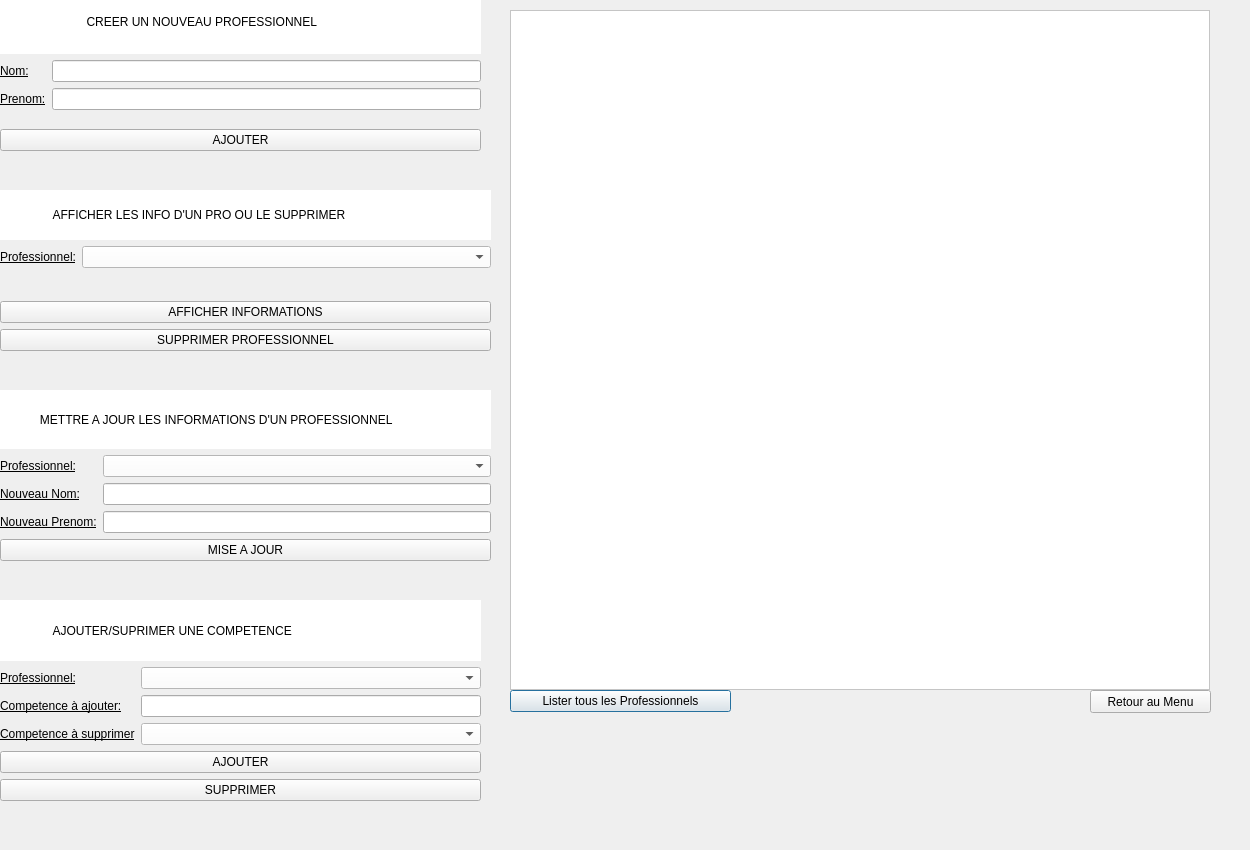
<?xml version="1.0" encoding="UTF-8"?>
<ui version="4.0">
 <class>Professionnel</class>
 <widget class="QDialog" name="Professionnel">
  <property name="geometry">
   <rect>
    <x>0</x>
    <y>0</y>
    <width>1250</width>
    <height>850</height>
   </rect>
  </property>
  <property name="minimumSize">
   <size>
    <width>1250</width>
    <height>850</height>
   </size>
  </property>
  <property name="maximumSize">
   <size>
    <width>1250</width>
    <height>850</height>
   </size>
  </property>
  <property name="windowTitle">
   <string>Dialog</string>
  </property>
  <property name="toolTip">
   <string>&lt;html&gt;&lt;head/&gt;&lt;body&gt;&lt;p&gt;Gérer ici les Professionnels&lt;/p&gt;&lt;/body&gt;&lt;/html&gt;</string>
  </property>
  <property name="styleSheet">
   <string notr="true">/*background-color: qlineargradient(spread:pad, x1:0, y1:0, x2:1, y2:1, stop:1 rgba(0, 255, 150, 255));*/</string>
  </property>
  <widget class="QTableView" name="tableView_client">
   <property name="geometry">
    <rect>
     <x>510</x>
     <y>10</y>
     <width>700</width>
     <height>680</height>
    </rect>
   </property>
   <property name="sizePolicy">
    <sizepolicy hsizetype="Expanding" vsizetype="Expanding">
     <horstretch>0</horstretch>
     <verstretch>0</verstretch>
    </sizepolicy>
   </property>
   <property name="minimumSize">
    <size>
     <width>700</width>
     <height>680</height>
    </size>
   </property>
   <property name="maximumSize">
    <size>
     <width>700</width>
     <height>680</height>
    </size>
   </property>
   <property name="styleSheet">
    <string notr="true">background-color: rgb(255, 255, 255);
color: rgb(0, 0, 0);</string>
   </property>
  </widget>
  <widget class="QPushButton" name="ListerPro">
   <property name="geometry">
    <rect>
     <x>510</x>
     <y>690</y>
     <width>221</width>
     <height>22</height>
    </rect>
   </property>
   <property name="maximumSize">
    <size>
     <width>370</width>
     <height>340</height>
    </size>
   </property>
   <property name="styleSheet">
    <string notr="true"/>
   </property>
   <property name="text">
    <string>Lister tous les Professionnels</string>
   </property>
  </widget>
  <widget class="QPushButton" name="Retour">
   <property name="geometry">
    <rect>
     <x>1090</x>
     <y>690</y>
     <width>121</width>
     <height>23</height>
    </rect>
   </property>
   <property name="styleSheet">
    <string notr="true"/>
   </property>
   <property name="text">
    <string>Retour au Menu</string>
   </property>
  </widget>
  <widget class="QLabel" name="statut">
   <property name="geometry">
    <rect>
     <x>10</x>
     <y>910</y>
     <width>981</width>
     <height>31</height>
    </rect>
   </property>
   <property name="text">
    <string/>
   </property>
  </widget>
  <widget class="QWidget" name="verticalLayoutWidget_2">
   <property name="geometry">
    <rect>
     <x>0</x>
     <y>-10</y>
     <width>481</width>
     <height>161</height>
    </rect>
   </property>
   <layout class="QVBoxLayout" name="verticalLayout_2">
    <item>
     <widget class="QLabel" name="label_3">
      <property name="styleSheet">
       <string notr="true">background-color: qlineargradient(spread:pad, x1:0, y1:0, x2:1, y2:1, stop:0 rgba(255, 255, 255, 255));
color: rgb(0, 0, 0);
font: 75 8pt &quot;MS Shell Dlg 2&quot;;


</string>
      </property>
      <property name="text">
       <string>                          CREER UN NOUVEAU PROFESSIONNEL</string>
      </property>
     </widget>
    </item>
    <item>
     <layout class="QFormLayout" name="formLayout">
      <item row="0" column="0">
       <widget class="QLabel" name="label">
        <property name="styleSheet">
         <string notr="true">font: 75 10pt &quot;MS Shell Dlg 2&quot;;
text-decoration: underline;
color: rgb(0, 0, 0);</string>
        </property>
        <property name="text">
         <string>Nom:</string>
        </property>
       </widget>
      </item>
      <item row="1" column="0">
       <widget class="QLabel" name="label_2">
        <property name="styleSheet">
         <string notr="true">font: 75 10pt &quot;MS Shell Dlg 2&quot;;
color: rgb(0, 0, 0);
text-decoration: underline;</string>
        </property>
        <property name="text">
         <string>Prenom:</string>
        </property>
       </widget>
      </item>
      <item row="1" column="1">
       <widget class="QLineEdit" name="PrenomNouvPro">
        <property name="text">
         <string/>
        </property>
       </widget>
      </item>
      <item row="0" column="1">
       <widget class="QLineEdit" name="nomNouvPro"/>
      </item>
     </layout>
    </item>
    <item>
     <widget class="QPushButton" name="addNewPro">
      <property name="styleSheet">
       <string notr="true"/>
      </property>
      <property name="text">
       <string>AJOUTER</string>
      </property>
     </widget>
    </item>
   </layout>
  </widget>
  <widget class="QWidget" name="verticalLayoutWidget_3">
   <property name="geometry">
    <rect>
     <x>0</x>
     <y>190</y>
     <width>491</width>
     <height>161</height>
    </rect>
   </property>
   <layout class="QVBoxLayout" name="verticalLayout_3">
    <item>
     <widget class="QLabel" name="label_4">
      <property name="styleSheet">
       <string notr="true">background-color: qlineargradient(spread:pad, x1:0, y1:0, x2:1, y2:1, stop:0 rgba(255, 255, 255, 255));
color: rgb(0, 0, 0);
font: 75 8pt &quot;MS Shell Dlg 2&quot;;


</string>
      </property>
      <property name="text">
       <string>                AFFICHER LES INFO D'UN PRO OU LE SUPPRIMER</string>
      </property>
     </widget>
    </item>
    <item>
     <layout class="QFormLayout" name="formLayout_2">
      <item row="0" column="0">
       <widget class="QLabel" name="label_5">
        <property name="styleSheet">
         <string notr="true">font: 75 10pt &quot;MS Shell Dlg 2&quot;;
text-decoration: underline;
color: rgb(0, 0, 0);</string>
        </property>
        <property name="text">
         <string>Professionnel:</string>
        </property>
       </widget>
      </item>
      <item row="0" column="1">
       <widget class="QComboBox" name="comboBox_loadDataPro">
        <property name="styleSheet">
         <string notr="true">background-color: rgb(255, 255, 255);
color: rgb(0, 0, 0);</string>
        </property>
       </widget>
      </item>
     </layout>
    </item>
    <item>
     <widget class="QPushButton" name="consulterInfoPro">
      <property name="styleSheet">
       <string notr="true"/>
      </property>
      <property name="text">
       <string>AFFICHER INFORMATIONS</string>
      </property>
     </widget>
    </item>
    <item>
     <widget class="QPushButton" name="SuppPro">
      <property name="styleSheet">
       <string notr="true"/>
      </property>
      <property name="text">
       <string>SUPPRIMER PROFESSIONNEL</string>
      </property>
     </widget>
    </item>
   </layout>
  </widget>
  <widget class="QWidget" name="verticalLayoutWidget_4">
   <property name="geometry">
    <rect>
     <x>0</x>
     <y>390</y>
     <width>491</width>
     <height>171</height>
    </rect>
   </property>
   <layout class="QVBoxLayout" name="verticalLayout_4">
    <item>
     <widget class="QLabel" name="label_6">
      <property name="styleSheet">
       <string notr="true">background-color: qlineargradient(spread:pad, x1:0, y1:0, x2:1, y2:1, stop:0 rgba(255, 255, 255, 255));
color: rgb(0, 0, 0);
font: 75 8pt &quot;MS Shell Dlg 2&quot;;


</string>
      </property>
      <property name="text">
       <string>            METTRE A JOUR LES INFORMATIONS D'UN PROFESSIONNEL</string>
      </property>
     </widget>
    </item>
    <item>
     <layout class="QFormLayout" name="formLayout_3">
      <item row="0" column="0">
       <widget class="QLabel" name="label_7">
        <property name="styleSheet">
         <string notr="true">font: 75 10pt &quot;MS Shell Dlg 2&quot;;
text-decoration: underline;
color: rgb(0, 0, 0);</string>
        </property>
        <property name="text">
         <string>Professionnel:</string>
        </property>
       </widget>
      </item>
      <item row="0" column="1">
       <widget class="QComboBox" name="comboBox_majInfoPro">
        <property name="styleSheet">
         <string notr="true">background-color: rgb(255, 255, 255);
color: rgb(0, 0, 0);</string>
        </property>
       </widget>
      </item>
      <item row="1" column="0">
       <widget class="QLabel" name="nouveauNomLabel">
        <property name="styleSheet">
         <string notr="true">font: 75 10pt &quot;MS Shell Dlg 2&quot;;
text-decoration: underline;
color: rgb(0, 0, 0);</string>
        </property>
        <property name="text">
         <string>Nouveau Nom:</string>
        </property>
       </widget>
      </item>
      <item row="1" column="1">
       <widget class="QLineEdit" name="NouvNomMajInfoPro">
        <property name="text">
         <string/>
        </property>
       </widget>
      </item>
      <item row="2" column="0">
       <widget class="QLabel" name="nouveauPrenomLabel">
        <property name="styleSheet">
         <string notr="true">font: 75 10pt &quot;MS Shell Dlg 2&quot;;
text-decoration: underline;
color: rgb(0, 0, 0);</string>
        </property>
        <property name="text">
         <string>Nouveau Prenom:</string>
        </property>
       </widget>
      </item>
      <item row="2" column="1">
       <widget class="QLineEdit" name="NouvPrenomMajInfoPro"/>
      </item>
     </layout>
    </item>
    <item>
     <widget class="QPushButton" name="majInfoPro">
      <property name="styleSheet">
       <string notr="true"/>
      </property>
      <property name="text">
       <string>MISE A JOUR</string>
      </property>
     </widget>
    </item>
   </layout>
  </widget>
  <widget class="QWidget" name="verticalLayoutWidget_5">
   <property name="geometry">
    <rect>
     <x>0</x>
     <y>600</y>
     <width>481</width>
     <height>201</height>
    </rect>
   </property>
   <layout class="QVBoxLayout" name="verticalLayout_5">
    <item>
     <widget class="QLabel" name="label_10">
      <property name="styleSheet">
       <string notr="true">background-color: qlineargradient(spread:pad, x1:0, y1:0, x2:1, y2:1, stop:0 rgba(255, 255, 255, 255));
color: rgb(0, 0, 0);
font: 75 8pt &quot;MS Shell Dlg 2&quot;;


</string>
      </property>
      <property name="text">
       <string>                AJOUTER/SUPRIMER UNE COMPETENCE </string>
      </property>
     </widget>
    </item>
    <item>
     <layout class="QFormLayout" name="formLayout_5">
      <item row="0" column="0">
       <widget class="QLabel" name="label_11">
        <property name="styleSheet">
         <string notr="true">font: 75 10pt &quot;MS Shell Dlg 2&quot;;
text-decoration: underline;
color: rgb(0, 0, 0);</string>
        </property>
        <property name="text">
         <string>Professionnel:</string>
        </property>
       </widget>
      </item>
      <item row="0" column="1">
       <widget class="QComboBox" name="comboBox_ProAddSuppCpt">
        <property name="styleSheet">
         <string notr="true">background-color: rgb(255, 255, 255);
color: rgb(0, 0, 0);</string>
        </property>
       </widget>
      </item>
      <item row="1" column="0">
       <widget class="QLabel" name="nouveauNomLabel_3">
        <property name="styleSheet">
         <string notr="true">font: 75 10pt &quot;MS Shell Dlg 2&quot;;
text-decoration: underline;
color: rgb(0, 0, 0);</string>
        </property>
        <property name="text">
         <string>Competence à ajouter:</string>
        </property>
       </widget>
      </item>
      <item row="1" column="1">
       <widget class="QLineEdit" name="cptToAdd">
        <property name="text">
         <string/>
        </property>
       </widget>
      </item>
      <item row="2" column="0">
       <widget class="QLabel" name="nouveauPrenomLabel_3">
        <property name="styleSheet">
         <string notr="true">font: 75 10pt &quot;MS Shell Dlg 2&quot;;
text-decoration: underline;
color: rgb(0, 0, 0);</string>
        </property>
        <property name="text">
         <string>Competence à supprimer</string>
        </property>
       </widget>
      </item>
      <item row="2" column="1">
       <widget class="QComboBox" name="comboBox_CptToSup">
        <property name="styleSheet">
         <string notr="true">background-color: rgb(255, 255, 255);
color: rgb(0, 0, 0);</string>
        </property>
       </widget>
      </item>
     </layout>
    </item>
    <item>
     <widget class="QPushButton" name="AddCpt">
      <property name="styleSheet">
       <string notr="true"/>
      </property>
      <property name="text">
       <string>AJOUTER</string>
      </property>
     </widget>
    </item>
    <item>
     <widget class="QPushButton" name="SupCpt">
      <property name="styleSheet">
       <string notr="true"/>
      </property>
      <property name="text">
       <string>SUPPRIMER</string>
      </property>
     </widget>
    </item>
   </layout>
  </widget>
 </widget>
 <resources/>
 <connections/>
</ui>
